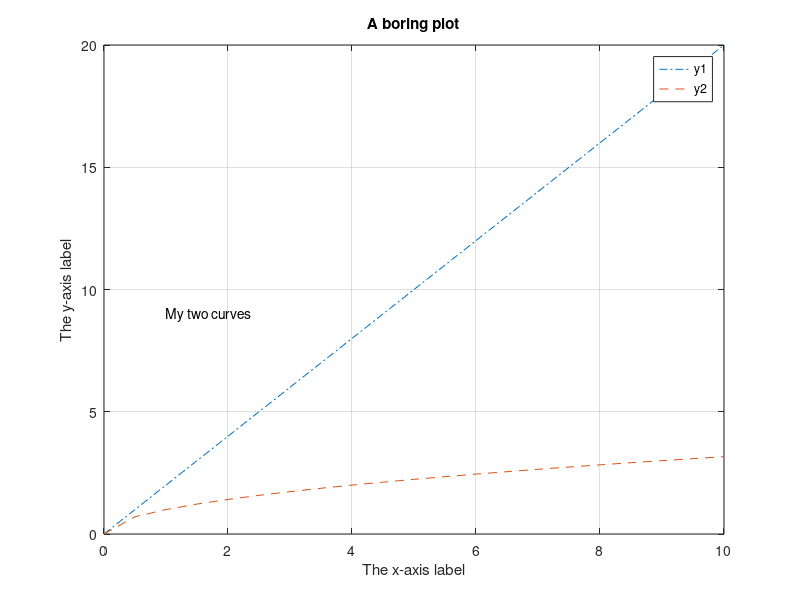

This chart was generated by the following MATLAB code: (Note: this script raises an error after producing the figure.)
x = [1 2 3 4 5 6 7 8 9 10];

y = [1;2;3;4;5;6;7;8;9;10];

x = x';

x = 1:10;
y = 0:0.1:2;

x=linspace(0, pi/2, 10);

a = [1 2 3 ; 4 5 6 ; 7 8 9];

size(y) ;
length(y);

p1 = [1 -5 4];
p2 = [1 0 4];
p3 = [1 -5 0];

conv(p1,p2);

y1 = 2*x;
y2 = sqrt(x);  
b = sqrt(a) ;
y3 = y1 + y2 ;
c = a*b ;

d = a.^3; 
a3 = a^3; 
e = a.*b ;
f = a*b ;

x  = 0:0.5:10; 
y1= 2*x; 

y2= sqrt(x); 

plot(x,y1, x,y2);

plot(x,y1,'-.') 
hold  
plot(x,y2,'--') 
hold 

title('A boring plot') 
xlabel('The x-axis label'), ylabel('The y-axis label') 

grid 
legend('y1','y2')

text(1,9,'My two curves')

gtext('My two curves') 

axis([0 15 0 30]) 
